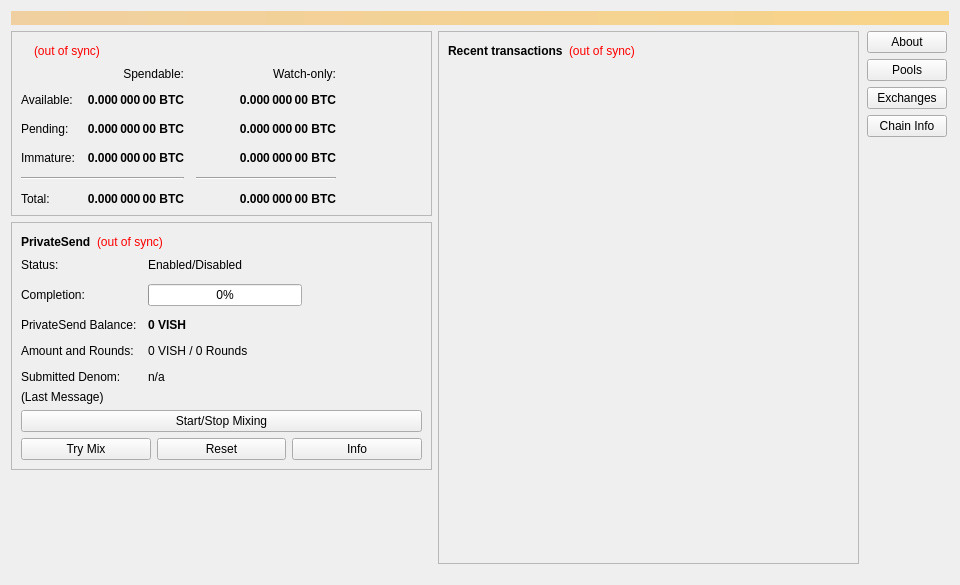
<?xml version="1.0" encoding="UTF-8"?>
<ui version="4.0">
 <class>OverviewPage</class>
 <widget class="QWidget" name="OverviewPage">
  <property name="geometry">
   <rect>
    <x>0</x>
    <y>0</y>
    <width>960</width>
    <height>585</height>
   </rect>
  </property>
  <property name="minimumSize">
   <size>
    <width>960</width>
    <height>0</height>
   </size>
  </property>
  <property name="windowTitle">
   <string>Form</string>
  </property>
  <layout class="QVBoxLayout" name="topLayout">
   <item>
    <widget class="QLabel" name="labelAlerts">
     <property name="visible">
      <bool>false</bool>
     </property>
     <property name="styleSheet">
      <string notr="true">QLabel { background-color: qlineargradient(x1: 0, y1: 0, x2: 1, y2: 0, stop:0 #F0D0A0, stop:1 #F8D488); color:#000000; }</string>
     </property>
     <property name="wordWrap">
      <bool>true</bool>
     </property>
     <property name="margin">
      <number>3</number>
     </property>
     <property name="textInteractionFlags">
      <set>Qt::TextSelectableByMouse</set>
     </property>
    </widget>
   </item>
   <item>
    <layout class="QHBoxLayout" name="horizontalLayout" stretch="1,1,0">
     <item>
      <layout class="QVBoxLayout" name="verticalLayout_2">
       <item>
        <widget class="QFrame" name="frame">
         <property name="frameShape">
          <enum>QFrame::StyledPanel</enum>
         </property>
         <property name="frameShadow">
          <enum>QFrame::Raised</enum>
         </property>
         <layout class="QVBoxLayout" name="verticalLayout_4">
          <item>
           <layout class="QHBoxLayout" name="horizontalLayout_4">
            <item>
             <widget class="QLabel" name="label_5">
              <property name="font">
               <font>
                <weight>75</weight>
                <bold>true</bold>
               </font>
              </property>
              <property name="text">
               <string/>
              </property>
             </widget>
            </item>
            <item>
             <widget class="QLabel" name="labelWalletStatus">
              <property name="toolTip">
               <string>The displayed information may be out of date. Your wallet automatically synchronizes with the Vishai network after a connection is established, but this process has not completed yet.</string>
              </property>
              <property name="styleSheet">
               <string notr="true">QLabel { color: red; }</string>
              </property>
              <property name="text">
               <string notr="true">(out of sync)</string>
              </property>
              <property name="alignment">
               <set>Qt::AlignLeading|Qt::AlignLeft|Qt::AlignVCenter</set>
              </property>
             </widget>
            </item>
            <item>
             <spacer name="horizontalSpacer_3">
              <property name="orientation">
               <enum>Qt::Horizontal</enum>
              </property>
              <property name="sizeHint" stdset="0">
               <size>
                <width>40</width>
                <height>20</height>
               </size>
              </property>
             </spacer>
            </item>
           </layout>
          </item>
          <item>
           <layout class="QGridLayout" name="gridLayout">
            <property name="spacing">
             <number>12</number>
            </property>
            <item row="2" column="2">
             <widget class="QLabel" name="labelWatchPending">
              <property name="font">
               <font>
                <weight>75</weight>
                <bold>true</bold>
               </font>
              </property>
              <property name="cursor">
               <cursorShape>IBeamCursor</cursorShape>
              </property>
              <property name="toolTip">
               <string>Unconfirmed transactions to watch-only addresses</string>
              </property>
              <property name="text">
               <string notr="true">0.000 000 00 BTC</string>
              </property>
              <property name="alignment">
               <set>Qt::AlignRight|Qt::AlignTrailing|Qt::AlignVCenter</set>
              </property>
              <property name="textInteractionFlags">
               <set>Qt::LinksAccessibleByMouse|Qt::TextSelectableByKeyboard|Qt::TextSelectableByMouse</set>
              </property>
             </widget>
            </item>
            <item row="2" column="1">
             <widget class="QLabel" name="labelUnconfirmed">
              <property name="font">
               <font>
                <weight>75</weight>
                <bold>true</bold>
               </font>
              </property>
              <property name="cursor">
               <cursorShape>IBeamCursor</cursorShape>
              </property>
              <property name="toolTip">
               <string>Total of transactions that have yet to be confirmed, and do not yet count toward the spendable balance</string>
              </property>
              <property name="text">
               <string notr="true">0.000 000 00 BTC</string>
              </property>
              <property name="alignment">
               <set>Qt::AlignRight|Qt::AlignTrailing|Qt::AlignVCenter</set>
              </property>
              <property name="textInteractionFlags">
               <set>Qt::LinksAccessibleByMouse|Qt::TextSelectableByKeyboard|Qt::TextSelectableByMouse</set>
              </property>
             </widget>
            </item>
            <item row="3" column="2">
             <widget class="QLabel" name="labelWatchImmature">
              <property name="font">
               <font>
                <weight>75</weight>
                <bold>true</bold>
               </font>
              </property>
              <property name="cursor">
               <cursorShape>IBeamCursor</cursorShape>
              </property>
              <property name="toolTip">
               <string>Mined balance in watch-only addresses that has not yet matured</string>
              </property>
              <property name="text">
               <string notr="true">0.000 000 00 BTC</string>
              </property>
              <property name="alignment">
               <set>Qt::AlignRight|Qt::AlignTrailing|Qt::AlignVCenter</set>
              </property>
              <property name="textInteractionFlags">
               <set>Qt::LinksAccessibleByMouse|Qt::TextSelectableByKeyboard|Qt::TextSelectableByMouse</set>
              </property>
             </widget>
            </item>
            <item row="4" column="0" colspan="2">
             <widget class="Line" name="lineSpendableBalance">
              <property name="orientation">
               <enum>Qt::Horizontal</enum>
              </property>
             </widget>
            </item>
            <item row="4" column="2">
             <widget class="Line" name="lineWatchBalance">
              <property name="sizePolicy">
               <sizepolicy hsizetype="Preferred" vsizetype="Fixed">
                <horstretch>0</horstretch>
                <verstretch>0</verstretch>
               </sizepolicy>
              </property>
              <property name="minimumSize">
               <size>
                <width>140</width>
                <height>0</height>
               </size>
              </property>
              <property name="orientation">
               <enum>Qt::Horizontal</enum>
              </property>
             </widget>
            </item>
            <item row="5" column="0">
             <widget class="QLabel" name="labelTotalText">
              <property name="text">
               <string>Total:</string>
              </property>
             </widget>
            </item>
            <item row="3" column="1">
             <widget class="QLabel" name="labelImmature">
              <property name="font">
               <font>
                <weight>75</weight>
                <bold>true</bold>
               </font>
              </property>
              <property name="cursor">
               <cursorShape>IBeamCursor</cursorShape>
              </property>
              <property name="toolTip">
               <string>Mined balance that has not yet matured</string>
              </property>
              <property name="text">
               <string notr="true">0.000 000 00 BTC</string>
              </property>
              <property name="alignment">
               <set>Qt::AlignRight|Qt::AlignTrailing|Qt::AlignVCenter</set>
              </property>
              <property name="textInteractionFlags">
               <set>Qt::LinksAccessibleByMouse|Qt::TextSelectableByKeyboard|Qt::TextSelectableByMouse</set>
              </property>
             </widget>
            </item>
            <item row="2" column="3">
             <spacer name="horizontalSpacer_2">
              <property name="orientation">
               <enum>Qt::Horizontal</enum>
              </property>
              <property name="sizeHint" stdset="0">
               <size>
                <width>40</width>
                <height>20</height>
               </size>
              </property>
             </spacer>
            </item>
            <item row="3" column="0">
             <widget class="QLabel" name="labelImmatureText">
              <property name="text">
               <string>Immature:</string>
              </property>
             </widget>
            </item>
            <item row="5" column="1">
             <widget class="QLabel" name="labelTotal">
              <property name="font">
               <font>
                <weight>75</weight>
                <bold>true</bold>
               </font>
              </property>
              <property name="cursor">
               <cursorShape>IBeamCursor</cursorShape>
              </property>
              <property name="toolTip">
               <string>Your current total balance</string>
              </property>
              <property name="text">
               <string notr="true">0.000 000 00 BTC</string>
              </property>
              <property name="alignment">
               <set>Qt::AlignRight|Qt::AlignTrailing|Qt::AlignVCenter</set>
              </property>
              <property name="textInteractionFlags">
               <set>Qt::LinksAccessibleByMouse|Qt::TextSelectableByKeyboard|Qt::TextSelectableByMouse</set>
              </property>
             </widget>
            </item>
            <item row="5" column="2">
             <widget class="QLabel" name="labelWatchTotal">
              <property name="font">
               <font>
                <weight>75</weight>
                <bold>true</bold>
               </font>
              </property>
              <property name="cursor">
               <cursorShape>IBeamCursor</cursorShape>
              </property>
              <property name="toolTip">
               <string>Current total balance in watch-only addresses</string>
              </property>
              <property name="text">
               <string notr="true">0.000 000 00 BTC</string>
              </property>
              <property name="alignment">
               <set>Qt::AlignRight|Qt::AlignTrailing|Qt::AlignVCenter</set>
              </property>
              <property name="textInteractionFlags">
               <set>Qt::LinksAccessibleByMouse|Qt::TextSelectableByKeyboard|Qt::TextSelectableByMouse</set>
              </property>
             </widget>
            </item>
            <item row="0" column="2">
             <widget class="QLabel" name="labelWatchonly">
              <property name="text">
               <string>Watch-only:</string>
              </property>
              <property name="alignment">
               <set>Qt::AlignRight|Qt::AlignTrailing|Qt::AlignVCenter</set>
              </property>
             </widget>
            </item>
            <item row="1" column="0">
             <widget class="QLabel" name="labelBalanceText">
              <property name="text">
               <string>Available:</string>
              </property>
             </widget>
            </item>
            <item row="1" column="1">
             <widget class="QLabel" name="labelBalance">
              <property name="font">
               <font>
                <weight>75</weight>
                <bold>true</bold>
               </font>
              </property>
              <property name="cursor">
               <cursorShape>IBeamCursor</cursorShape>
              </property>
              <property name="toolTip">
               <string>Your current spendable balance</string>
              </property>
              <property name="text">
               <string notr="true">0.000 000 00 BTC</string>
              </property>
              <property name="alignment">
               <set>Qt::AlignRight|Qt::AlignTrailing|Qt::AlignVCenter</set>
              </property>
              <property name="textInteractionFlags">
               <set>Qt::LinksAccessibleByMouse|Qt::TextSelectableByKeyboard|Qt::TextSelectableByMouse</set>
              </property>
             </widget>
            </item>
            <item row="1" column="2">
             <widget class="QLabel" name="labelWatchAvailable">
              <property name="font">
               <font>
                <weight>75</weight>
                <bold>true</bold>
               </font>
              </property>
              <property name="cursor">
               <cursorShape>IBeamCursor</cursorShape>
              </property>
              <property name="toolTip">
               <string>Your current balance in watch-only addresses</string>
              </property>
              <property name="text">
               <string notr="true">0.000 000 00 BTC</string>
              </property>
              <property name="alignment">
               <set>Qt::AlignRight|Qt::AlignTrailing|Qt::AlignVCenter</set>
              </property>
              <property name="textInteractionFlags">
               <set>Qt::LinksAccessibleByMouse|Qt::TextSelectableByKeyboard|Qt::TextSelectableByMouse</set>
              </property>
             </widget>
            </item>
            <item row="2" column="0">
             <widget class="QLabel" name="labelPendingText">
              <property name="text">
               <string>Pending:</string>
              </property>
             </widget>
            </item>
            <item row="0" column="1">
             <widget class="QLabel" name="labelSpendable">
              <property name="text">
               <string>Spendable:</string>
              </property>
              <property name="alignment">
               <set>Qt::AlignRight|Qt::AlignTrailing|Qt::AlignVCenter</set>
              </property>
             </widget>
            </item>
           </layout>
          </item>
         </layout>
        </widget>
       </item>
       <item>
        <widget class="QFrame" name="framePrivateSend">
         <property name="layoutDirection">
          <enum>Qt::LeftToRight</enum>
         </property>
         <property name="frameShape">
          <enum>QFrame::StyledPanel</enum>
         </property>
         <property name="frameShadow">
          <enum>QFrame::Raised</enum>
         </property>
         <layout class="QVBoxLayout" name="VerticalLayout_PS1">
          <item>
           <layout class="QHBoxLayout" name="horizontalLayout_5">
            <item>
             <widget class="QLabel" name="labelPrivateSendHeader">
              <property name="font">
               <font>
                <weight>75</weight>
                <bold>true</bold>
               </font>
              </property>
              <property name="text">
               <string>PrivateSend</string>
              </property>
             </widget>
            </item>
            <item>
             <widget class="QLabel" name="labelPrivateSendSyncStatus">
              <property name="toolTip">
               <string>The displayed information may be out of date. Your wallet automatically synchronizes with the Vishai network after a connection is established, but this process has not completed yet.</string>
              </property>
              <property name="styleSheet">
               <string notr="true">QLabel { color: red; }</string>
              </property>
              <property name="text">
               <string notr="true">(out of sync)</string>
              </property>
              <property name="alignment">
               <set>Qt::AlignLeading|Qt::AlignLeft|Qt::AlignVCenter</set>
              </property>
             </widget>
            </item>
            <item>
             <spacer name="horizontalSpacer_4">
              <property name="orientation">
               <enum>Qt::Horizontal</enum>
              </property>
              <property name="sizeHint" stdset="0">
               <size>
                <width>40</width>
                <height>20</height>
               </size>
              </property>
             </spacer>
            </item>
           </layout>
          </item>
          <item>
           <layout class="QFormLayout" name="privateSendFormLayout">
            <property name="fieldGrowthPolicy">
             <enum>QFormLayout::AllNonFixedFieldsGrow</enum>
            </property>
            <property name="horizontalSpacing">
             <number>11</number>
            </property>
            <property name="verticalSpacing">
             <number>12</number>
            </property>
            <item row="0" column="0">
             <widget class="QLabel" name="labelPrivateSendEnabledText">
              <property name="text">
               <string>Status:</string>
              </property>
             </widget>
            </item>
            <item row="0" column="1">
             <widget class="QLabel" name="labelPrivateSendEnabled">
              <property name="text">
               <string>Enabled/Disabled</string>
              </property>
             </widget>
            </item>
            <item row="1" column="0">
             <widget class="QLabel" name="labelCompletitionText">
              <property name="text">
               <string>Completion:</string>
              </property>
             </widget>
            </item>
            <item row="1" column="1">
             <widget class="QProgressBar" name="privateSendProgress">
              <property name="maximumSize">
               <size>
                <width>154</width>
                <height>16777215</height>
               </size>
              </property>
              <property name="value">
               <number>0</number>
              </property>
             </widget>
            </item>
            <item row="2" column="0">
             <widget class="QLabel" name="labelAnonymizedText">
              <property name="text">
               <string>PrivateSend Balance:</string>
              </property>
             </widget>
            </item>
            <item row="2" column="1">
             <widget class="QLabel" name="labelAnonymized">
              <property name="font">
               <font>
                <weight>75</weight>
                <bold>true</bold>
               </font>
              </property>
              <property name="text">
               <string notr="true">0 VISH</string>
              </property>
             </widget>
            </item>
            <item row="3" column="0">
             <widget class="QLabel" name="labelAmountAndRoundsText">
              <property name="text">
               <string>Amount and Rounds:</string>
              </property>
             </widget>
            </item>
            <item row="3" column="1">
             <widget class="QLabel" name="labelAmountRounds">
              <property name="text">
               <string>0 VISH / 0 Rounds</string>
              </property>
             </widget>
            </item>
            <item row="4" column="0">
             <widget class="QLabel" name="labelSubmittedDenomText">
              <property name="text">
               <string>Submitted Denom:</string>
              </property>
             </widget>
            </item>
            <item row="4" column="1">
             <widget class="QLabel" name="labelSubmittedDenom">
              <property name="toolTip">
               <string>The denominations you submitted to the Masternode.&lt;br&gt;To mix, other users must submit the exact same denominations.</string>
              </property>
              <property name="text">
               <string>n/a</string>
              </property>
             </widget>
            </item>
           </layout>
          </item>
          <item>
           <layout class="QVBoxLayout" name="VerticalLayout_PS">
            <item>
             <widget class="QLabel" name="labelPrivateSendLastMessage">
              <property name="text">
               <string>(Last Message)</string>
              </property>
              <property name="alignment">
               <set>Qt::AlignLeading|Qt::AlignLeft|Qt::AlignTop</set>
              </property>
              <property name="wordWrap">
               <bool>true</bool>
              </property>
             </widget>
            </item>
            <item>
             <widget class="QPushButton" name="togglePrivateSend">
              <property name="sizePolicy">
               <sizepolicy hsizetype="MinimumExpanding" vsizetype="Fixed">
                <horstretch>0</horstretch>
                <verstretch>0</verstretch>
               </sizepolicy>
              </property>
              <property name="text">
               <string>Start/Stop Mixing</string>
              </property>
             </widget>
            </item>
            <item>
             <layout class="QHBoxLayout" name="horizontalLayout_debugbuttons">
              <item>
               <widget class="QPushButton" name="privateSendAuto">
                <property name="sizePolicy">
                 <sizepolicy hsizetype="MinimumExpanding" vsizetype="Fixed">
                  <horstretch>0</horstretch>
                  <verstretch>0</verstretch>
                 </sizepolicy>
                </property>
                <property name="toolTip">
                 <string>Try to manually submit a PrivateSend request.</string>
                </property>
                <property name="text">
                 <string>Try Mix</string>
                </property>
               </widget>
              </item>
              <item>
               <widget class="QPushButton" name="privateSendReset">
                <property name="sizePolicy">
                 <sizepolicy hsizetype="MinimumExpanding" vsizetype="Fixed">
                  <horstretch>0</horstretch>
                  <verstretch>0</verstretch>
                 </sizepolicy>
                </property>
                <property name="toolTip">
                 <string>Reset the current status of PrivateSend (can interrupt PrivateSend if it's in the process of Mixing, which can cost you money!)</string>
                </property>
                <property name="autoFillBackground">
                 <bool>false</bool>
                </property>
                <property name="text">
                 <string>Reset</string>
                </property>
               </widget>
              </item>
              <item>
               <widget class="QPushButton" name="privateSendInfo">
                <property name="sizePolicy">
                 <sizepolicy hsizetype="MinimumExpanding" vsizetype="Fixed">
                  <horstretch>0</horstretch>
                  <verstretch>0</verstretch>
                 </sizepolicy>
                </property>
                <property name="toolTip">
                 <string>Information about PrivateSend and Mixing</string>
                </property>
                <property name="text">
                 <string>Info</string>
                </property>
               </widget>
              </item>
             </layout>
            </item>
           </layout>
          </item>
         </layout>
        </widget>
       </item>
       <item>
        <spacer name="verticalSpacer">
         <property name="orientation">
          <enum>Qt::Vertical</enum>
         </property>
         <property name="sizeHint" stdset="0">
          <size>
           <width>20</width>
           <height>40</height>
          </size>
         </property>
        </spacer>
       </item>
      </layout>
     </item>
     <item>
      <layout class="QVBoxLayout" name="verticalLayout_3">
       <item>
        <widget class="QFrame" name="frame_2">
         <property name="frameShape">
          <enum>QFrame::StyledPanel</enum>
         </property>
         <property name="frameShadow">
          <enum>QFrame::Raised</enum>
         </property>
         <layout class="QVBoxLayout" name="verticalLayout">
          <item>
           <layout class="QHBoxLayout" name="horizontalLayout_2">
            <item>
             <widget class="QLabel" name="label_4">
              <property name="font">
               <font>
                <weight>75</weight>
                <bold>true</bold>
               </font>
              </property>
              <property name="text">
               <string>Recent transactions</string>
              </property>
             </widget>
            </item>
            <item>
             <widget class="QLabel" name="labelTransactionsStatus">
              <property name="toolTip">
               <string>The displayed information may be out of date. Your wallet automatically synchronizes with the Vishai network after a connection is established, but this process has not completed yet.</string>
              </property>
              <property name="styleSheet">
               <string notr="true">QLabel { color: red; }</string>
              </property>
              <property name="text">
               <string notr="true">(out of sync)</string>
              </property>
              <property name="alignment">
               <set>Qt::AlignLeading|Qt::AlignLeft|Qt::AlignVCenter</set>
              </property>
             </widget>
            </item>
            <item>
             <spacer name="horizontalSpacer">
              <property name="orientation">
               <enum>Qt::Horizontal</enum>
              </property>
              <property name="sizeHint" stdset="0">
               <size>
                <width>40</width>
                <height>20</height>
               </size>
              </property>
             </spacer>
            </item>
           </layout>
          </item>
          <item>
           <widget class="QListView" name="listTransactions">
            <property name="styleSheet">
             <string notr="true">QListView { background: transparent; }</string>
            </property>
            <property name="frameShape">
             <enum>QFrame::NoFrame</enum>
            </property>
            <property name="verticalScrollBarPolicy">
             <enum>Qt::ScrollBarAlwaysOff</enum>
            </property>
            <property name="horizontalScrollBarPolicy">
             <enum>Qt::ScrollBarAlwaysOff</enum>
            </property>
            <property name="selectionMode">
             <enum>QAbstractItemView::NoSelection</enum>
            </property>
           </widget>
          </item>
          <item>
           <spacer name="verticalSpacer_2">
            <property name="orientation">
             <enum>Qt::Vertical</enum>
            </property>
            <property name="sizeHint" stdset="0">
             <size>
              <width>20</width>
              <height>40</height>
             </size>
            </property>
           </spacer>
          </item>
         </layout>
        </widget>
       </item>
       <item>
        <layout class="QHBoxLayout" name="horizontalLayout_3">
         <property name="topMargin">
          <number>5</number>
         </property>
         <property name="bottomMargin">
          <number>5</number>
         </property>
        </layout>
       </item>
      </layout>
     </item>
     <item>
      <layout class="QVBoxLayout" name="verticalLayout_5">
       <property name="spacing">
        <number>6</number>
       </property>
       <property name="leftMargin">
        <number>2</number>
       </property>
       <property name="rightMargin">
        <number>2</number>
       </property>
       <item>
        <widget class="QPushButton" name="btninfoabout">
         <property name="toolTip">
          <string>&lt;html&gt;&lt;head&gt;&lt;body&gt;&lt;p align=&quot;center&quot;&gt;&lt;br&gt;&lt;/p&gt;&lt;p align=&quot;center&quot;&gt;&lt;img src=&quot;:/icons/crownium/tx_inout&quot;&gt;&lt;/p&gt;&lt;p align=&quot;center&quot;&gt;&lt;span style=&quot;font-size:9pt&quot;&gt;Precise Decision Maker In Every Dynamics Momentum &amp; Probabilities With Deep Learning AI.&lt;br&gt;Vishai Coin was created to Distributed Artificial Intelegence ecosystem aiming Financial Trading Agent.&lt;br&gt;&lt;/span&gt;&lt;/p&gt;&lt;/body&gt;&lt;/html&gt;</string>
         </property>
         <property name="text">
          <string>About</string>
         </property>
        </widget>
       </item>
       <item>
        <widget class="QPushButton" name="btninfopools">
         <property name="toolTip">
          <string>&lt;html&gt;&lt;head&gt;&lt;body&gt;&lt;p align=&quot;center&quot;&gt;&lt;br&gt;&lt;img src=&quot;:/icons/trad/tx_mined&quot; width=&quot;48&quot; height=&quot;48&quot;&gt;&lt;/p&gt;&lt;p align=&quot;center&quot;&gt;&lt;span style=&quot;font-size:10pt;font-weight:600&quot;&gt;Official Vishai Pool:&lt;/span&gt;&lt;span style=&quot;font-size:10pt&quot;&gt;upcoming&lt;/span&gt;&lt;span style=&quot;font-size:10pt&quot;&gt;&lt;br&gt;&lt;/span&gt;&lt;span style=&quot;font-size:10pt;font-weight:600&quot;&gt;GPUHot:&lt;/span&gt;&lt;span style=&quot;font-size:10pt&quot;&gt;upcoming&lt;br&gt;&lt;/span&gt;&lt;span style=&quot;font-size:10pt;font-weight:600&quot;&gt;Zwembad:&lt;/span&gt;&lt;span style=&quot;font-size:10pt&quot;&gt;upcoming&lt;br&gt;&lt;/span&gt;&lt;span style=&quot;font-size:10pt;font-weight:600&quot;&gt;RPlant:&lt;/span&gt;&lt;span style=&quot;font-size:10pt&quot;&gt;upcoming&lt;br&gt;&lt;/span&gt;&lt;span style=&quot;font-size:10pt;font-weight:600&quot;&gt;Miner World:&lt;/span&gt;&lt;span style=&quot;font-size:10pt&quot;&gt;upcoming&lt;br&gt;&lt;/span&gt;&lt;span style=&quot;font-size:10pt;font-weight:600&quot;&gt;Block Miner:&lt;/span&gt;&lt;span style=&quot;font-size:10pt&quot;&gt;upcoming&lt;/span&gt;&lt;/p&gt;&lt;p&gt;&lt;br&gt;&lt;/p&gt;&lt;/body&gt;&lt;/html&gt;</string>
         </property>
         <property name="text">
          <string>Pools</string>
         </property>
        </widget>
       </item>
       <item>
        <widget class="QPushButton" name="btninfoexchanges">
         <property name="toolTip">
          <string>&lt;html&gt;&lt;head&gt;&lt;body&gt;&lt;p align=&quot;center&quot;&gt;&lt;img src=&quot;:/icons/drkblue/tx_output&quot;&gt;&lt;/p&gt;&lt;p align=&quot;center&quot;&gt;&lt;span style=&quot;font-size:10pt;font-weight:600&quot;&gt;Altmarkets:&lt;/span&gt;&lt;span style=&quot;font-size:10pt&quot;&gt;https://altmarkets.io&lt;br&gt;&lt;/span&gt;&lt;span style=&quot;font-size:10pt;font-weight:600&quot;&gt;Ex4ange:&lt;/span&gt;&lt;span style=&quot;font-size:10pt&quot;&gt;https://ex4ange.org&lt;br&gt;&lt;/span&gt;&lt;span style=&quot;font-size:10pt;font-weight:600&quot;&gt;Zeon Exchange:&lt;/span&gt;&lt;span style=&quot;font-size:10pt&quot;&gt;https://exchange.zeonhexalgo.fun&lt;br&gt;&lt;/span&gt;&lt;span style=&quot;font-size:10pt;font-weight:600&quot;&gt;Xeggex:&lt;/span&gt;&lt;span style=&quot;font-size:10pt&quot;&gt;https://xeggex.com/&lt;/span&gt;&lt;/p&gt;&lt;/body&gt;&lt;/html&gt;</string>
         </property>
         <property name="text">
          <string>Exchanges</string>
         </property>
        </widget>
       </item>
       <item>
        <widget class="QPushButton" name="btninfochain">
         <property name="toolTip">
          <string>&lt;html&gt;&lt;head&gt;&lt;body&gt;&lt;p align=&quot;center&quot;&gt;&lt;img src=&quot;:/icons/drkblue/about&quot;&gt;&lt;/p&gt;&lt;p align=&quot;center&quot;&gt;&lt;span style=&quot;font-size:10pt;font-weight:600&quot;&gt;Type:&lt;/span&gt;&lt;span style=&quot;font-size:10pt&quot;&gt;POW/Masternodes&lt;br&gt;&lt;/span&gt;&lt;span style=&quot;font-size:10pt;font-weight:600&quot;&gt;Algo:&lt;/span&gt;&lt;span style=&quot;font-size:10pt&quot;&gt;YesPower&lt;br&gt;&lt;/span&gt;&lt;span style=&quot;font-size:10pt;font-weight:600&quot;&gt;Block Time:&lt;/span&gt;&lt;span style=&quot;font-size:10pt&quot;&gt;60 Seconds&lt;br&gt;&lt;/span&gt;&lt;span style=&quot;font-size:10pt;font-weight:600&quot;&gt;Block Size:&lt;/span&gt;&lt;span style=&quot;font-size:10pt&quot;&gt;1mb&lt;br&gt;&lt;/span&gt;&lt;span style=&quot;font-size:10pt;font-weight:600&quot;&gt;Max Supply:&lt;/span&gt;&lt;span style=&quot;font-size:10pt&quot;&gt;13 mil&lt;br&gt;&lt;/span&gt;&lt;span style=&quot;font-size:10pt;font-weight:600&quot;&gt;Transaction Maturity:&lt;/span&gt;&lt;span style=&quot;font-size:10pt&quot;&gt;6 Confirmation&lt;br&gt;&lt;/span&gt;&lt;span style=&quot;font-size:10pt;font-weight:600&quot;&gt;Mined Block Maturity:&lt;/span&gt;&lt;span style=&quot;font-size:10pt&quot;&gt;101 confirmations&lt;br&gt;&lt;/span&gt;&lt;span style=&quot;font-size:10pt;font-weight:600&quot;&gt;Masternode Collateral:&lt;/span&gt;&lt;span style=&quot;font-size:10pt&quot;&gt;1,000,000 VISH&lt;/span&gt;&lt;/p&gt;&lt;/body&gt;&lt;/html&gt;</string>
         </property>
         <property name="text">
          <string>Chain Info</string>
         </property>
        </widget>
       </item>
       <item>
        <spacer name="verticalSpacer_4">
         <property name="orientation">
          <enum>Qt::Vertical</enum>
         </property>
         <property name="sizeHint" stdset="0">
          <size>
           <width>20</width>
           <height>40</height>
          </size>
         </property>
        </spacer>
       </item>
      </layout>
     </item>
    </layout>
   </item>
  </layout>
 </widget>
 <resources>
  <include location="../vishai.qrc"/>
 </resources>
 <connections/>
</ui>
